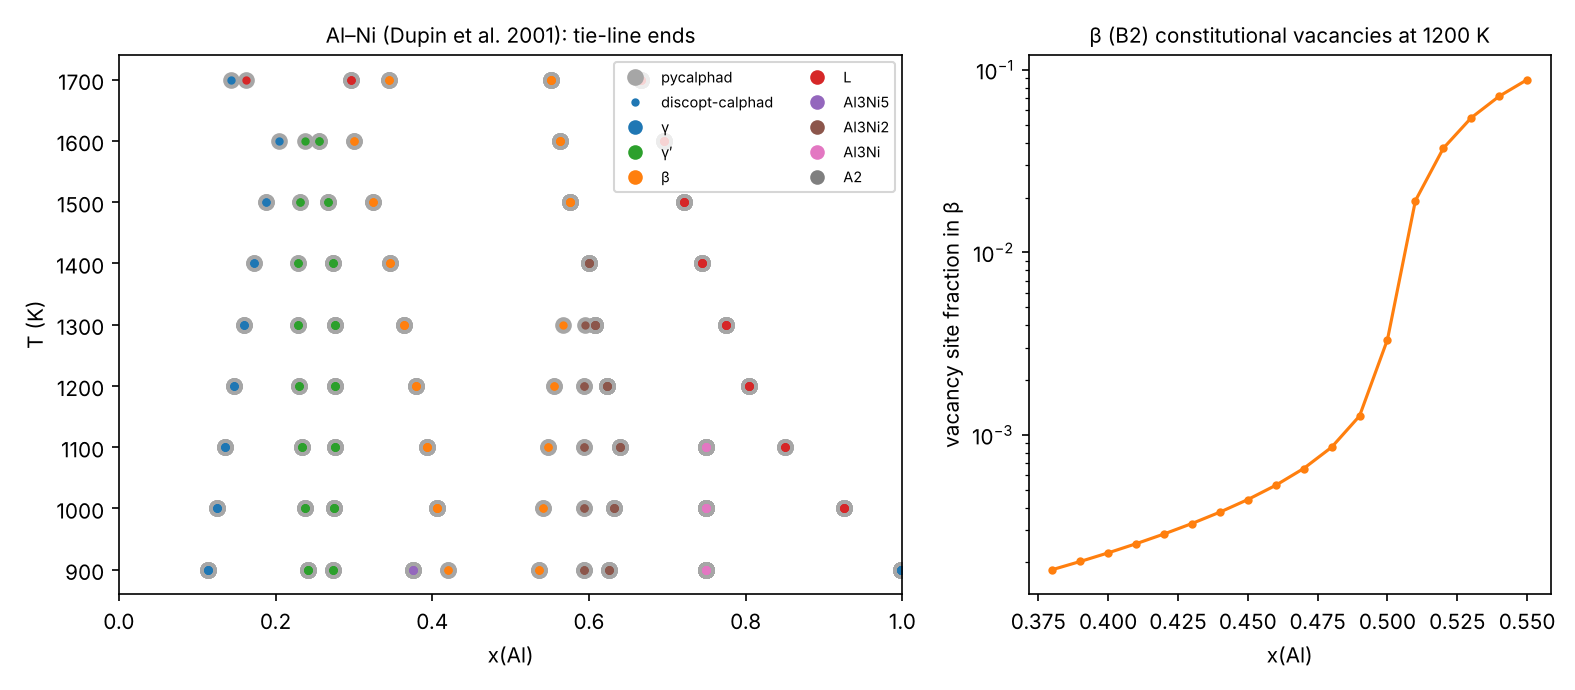

Write the Python code that produced this figure.
"""Al–Ni with its order–disorder phases: γ′ (L1₂) and β (B2, with vacancies), issue #6.

Dupin, Ansara and Sundman's assessment describes two ordered phases as
partitioned phases over a disordered parent:

- γ′ (Ni₃Al, L1₂): FCC_L12 over FCC_A1 (γ);
- β (NiAl, B2): BCC_B2 over BCC_A2, with constitutional vacancies on both
  sublattices.

Both have G = G_dis(x) + G_ord(y) − G_ord(x). y are the ordered site fractions
and x their site average. With equal fractions on every sublattice, the
ordering term vanishes and the phase is its parent exactly, so order appears as
a second well in site-fraction space. A grid over x alone cannot see it.
Pricing over y finds it as a new composition set of the same phase.

β can hold a vacancy on every sublattice. Read literally, the model then has
no global minimum: a dilute fraction of atoms in an empty lattice gains
unbounded entropy per atom. Such a phase is restricted to formula units at
least half occupied (``min_occupancy``), far beyond the few percent of
constitutional vacancies in Al-rich β. Certificates say so.

This script

1. maps the diagram (900–1700 K) with local pricing;
2. maps it with pycalphad, on the same database, and compares the phase
   boundaries;
3. plots the diagram next to β's vacancy fraction across its single-phase
   range at 1200 K. On the Al-rich side of NiAl, β takes up the excess Al by
   leaving Ni sites empty.

The disordered state of a partitioned phase has its parent's G exactly.
pycalphad reports such a set under the ordered name, so both maps name a set by
its degree of order, max |y_s − x|.

Reference: N. Dupin, I. Ansara and B. Sundman, *Thermodynamic re-assessment of
the ternary system Al–Cr–Ni*, Calphad 25 (2001) 279–298 (registry name
``alni_dupin``).

Run with ``uv run python examples/alni_order_disorder.py``. It takes about 30
minutes and writes examples/alni_order_disorder.png.
"""

import time
from collections import defaultdict
from pathlib import Path

import matplotlib.pyplot as plt
import numpy as np

from discopt.calphad import databases, equilibrium
from discopt.calphad.equilibrium.certificate import CertificateLevel
from discopt.calphad.models.partitioned import PartitionedPhase

HERE = Path(__file__).parent
EL = ("AL", "NI")
TEMPS = np.arange(900.0, 1701.0, 100.0)
XS = np.linspace(0.02, 0.98, 49)  # x(Al)
ORDERED = 1e-3  # a set with max |y_s − x| above this is ordered

db = databases.load("alni_dupin")
models = db.phase_models(EL)
phases = list(models.values())
print("phases:", sorted(models), "| skipped:", sorted(set(db.applicability(EL)) - set(models)))


def label(name, order):
    if name in ("FCC_L12", "FCC_A1"):
        return "γ′" if order > ORDERED else "γ"
    if name in ("BCC_B2", "BCC_A2"):
        return "β" if order > ORDERED else "A2"
    return {"LIQUID": "L", "AL3NI5": "Al3Ni5", "AL3NI2": "Al3Ni2", "AL3NI1": "Al3Ni"}.get(name, name)


def two_phase(sets):
    sets = sorted(sets)
    return (tuple(n for n, _ in sets), sets) if len(sets) == 2 else None


def discopt_map():
    out, failed = defaultdict(list), 0
    for T in TEMPS:
        for x in XS:
            r = equilibrium(phases, x=float(x), T=float(T), certify="none")
            if r.certificate.level < CertificateLevel.STABILITY_SEARCHED:
                failed += 1
                continue
            sets = []
            for cs in r.composition_sets:
                if cs.amount <= 1e-8:
                    continue
                order = cs.phase.degree_of_order(cs.y) if isinstance(cs.phase, PartitionedPhase) else 0.0
                sets.append((label(cs.phase.name, order), round(float(cs.x[0]), 6)))
            tp = two_phase(sets)
            if tp:
                out[(float(T), tp[0])].append(tp[1])
    return out, failed


def pycalphad_map():
    from pycalphad import Database
    from pycalphad import equilibrium as peq
    from pycalphad import variables as v

    pdb = Database(str(databases.fetch("alni_dupin")))
    out = defaultdict(list)
    for T in TEMPS:
        eq = peq(pdb, [*EL, "VA"], sorted(models), {v.X("AL"): XS, v.T: float(T), v.P: 101325, v.N: 1})
        ph, xs, ys = eq.Phase.values.squeeze(), eq.X.values.squeeze(), eq.Y.values.squeeze()
        for i in range(len(XS)):
            sets = []
            for k, name in enumerate(ph[i]):
                if not name:
                    continue
                y = ys[i][k]
                order = (
                    abs(y[0] - y[2])
                    if name == "FCC_L12"
                    else np.max(np.abs(y[0:3] - y[3:6]))
                    if name == "BCC_B2"
                    else 0.0
                )
                sets.append((label(str(name), order), round(float(xs[i][k][0]), 6)))
            tp = two_phase(sets)
            if tp:
                out[(float(T), tp[0])].append(tp[1])
    return out


t = time.time()
ours, failed = discopt_map()
print(f"discopt-calphad: {time.time() - t:.0f} s, {failed} of {len(TEMPS) * len(XS)} points failed")
t = time.time()
ref = pycalphad_map()
print(f"pycalphad: {time.time() - t:.0f} s")

print("\nphase boundaries in both maps (mean over the tie-lines of a region at that T):")
diffs = []
for key in sorted(set(ours) & set(ref)):
    a = np.mean([[x for _, x in s] for s in ours[key]], axis=0)
    b = np.mean([[x for _, x in s] for s in ref[key]], axis=0)
    diffs.append(float(np.max(np.abs(a - b))))
    print(f"  {key[0]:6.0f} K {' + '.join(key[1]):14s} ours {a.round(4)}  pycalphad {b.round(4)}  |Δx| {diffs[-1]:.5f}")
print(f"largest boundary difference: {max(diffs):.5f} in x(Al)")
print("regions only in discopt-calphad:", sorted(set(ours) - set(ref)))
print("regions only in pycalphad:", sorted(set(ref) - set(ours)))

# vacancies in β across its single-phase range at 1200 K
T_VAC = 1200.0
beta = models["BCC_B2"]
xv, vac = [], []
for x in np.linspace(0.36, 0.58, 23):
    r = equilibrium(phases, x=float(x), T=T_VAC, certify="none")
    for cs in r.composition_sets:
        if cs.phase is beta and cs.amount > 0.99 * sum(c.amount for c in r.composition_sets):
            sf = beta.site_fractions(cs.y)
            xv.append(float(cs.x[0]))
            vac.append(0.5 * (sf[0]["VA"] + sf[1]["VA"]))
print(f"β at {T_VAC:.0f} K: vacancy fraction {min(vac):.2e} to {max(vac):.2e} for x(Al) {min(xv):.3f} to {max(xv):.3f}")

# ------------------------------------------------------------------ figure
fig, (ax, ax2) = plt.subplots(1, 2, figsize=(10.5, 4.6), gridspec_kw={"width_ratios": [3, 2]})
colors = {"γ": "C0", "γ′": "C2", "β": "C1", "L": "C3", "Al3Ni5": "C4", "Al3Ni2": "C5", "Al3Ni": "C6", "A2": "C7"}
for tl, style, name in [(ref, dict(color="0.65", ms=7), "pycalphad"), (ours, dict(ms=3), "discopt-calphad")]:
    for (T, _), sets in tl.items():
        for s in sets:
            for n, x in s:
                kw = dict(style)
                kw.setdefault("color", colors.get(n, "k"))
                ax.plot([x], [T], "o", label=name, **kw)
                name = None
for n, c in colors.items():
    ax.plot([], [], "o", color=c, label=n)
ax.set_xlabel("x(Al)")
ax.set_ylabel("T (K)")
ax.set_xlim(0, 1)
ax.set_title("Al–Ni (Dupin et al. 2001): tie-line ends", fontsize=10)
ax.legend(fontsize=7, loc="upper right", ncol=2)
ax2.semilogy(xv, vac, "C1o-", ms=3)
ax2.set_xlabel("x(Al)")
ax2.set_ylabel("vacancy site fraction in β")
ax2.set_title(f"β (B2) constitutional vacancies at {T_VAC:.0f} K", fontsize=10)
fig.tight_layout()
fig.savefig(HERE / "alni_order_disorder.png", dpi=150)
print("wrote", HERE / "alni_order_disorder.png")
